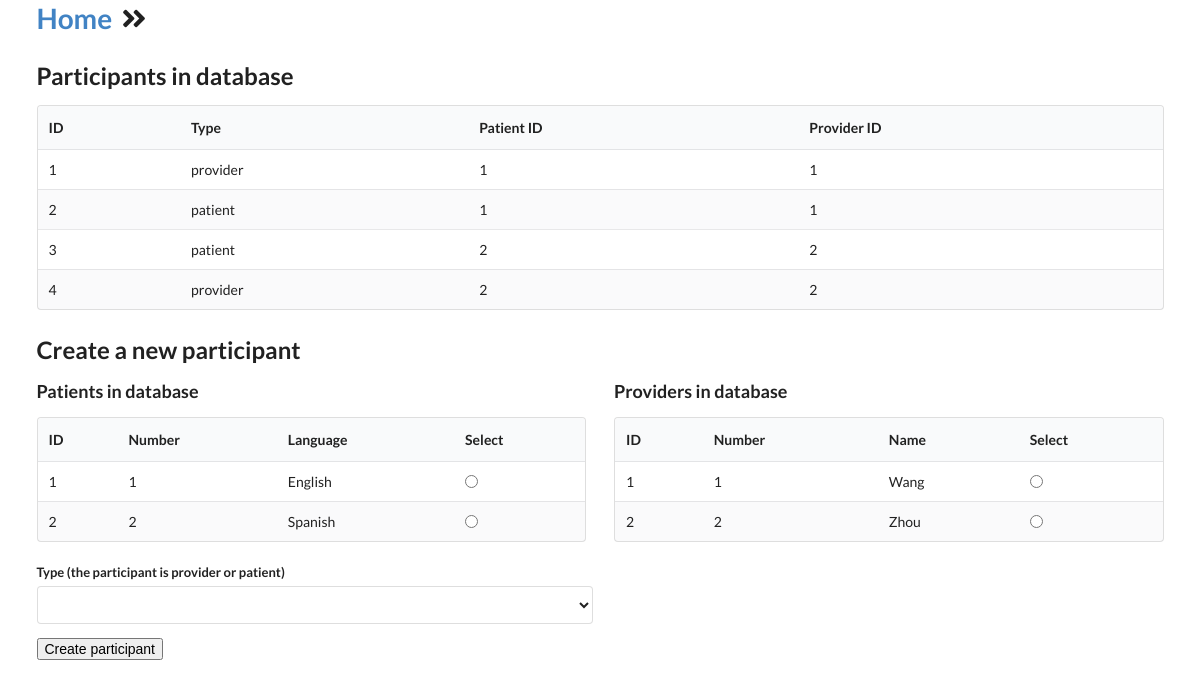
/participantslist, run on the app's committed database.
### tables this page shows
CREATE TABLE participants (
id INTEGER PRIMARY KEY,
type TEXT NOT NULL,
patient_id INTEGER NOT NULL,
provider_id INTEGER NOT NULL,
FOREIGN KEY(patient_id) REFERENCES patients(id),
FOREIGN KEY(provider_id) REFERENCES providers(id),
UNIQUE (type, patient_id, provider_id)
);

CREATE TABLE patients (
id INTEGER PRIMARY KEY,
number INTEGER NOT NULL UNIQUE,
language TEXT NOT NULL
);

CREATE TABLE providers (
id INTEGER PRIMARY KEY,
number INTEGER NOT NULL UNIQUE,
name TEXT NOT NULL
);

### main.py (the view)
@app.get("/participantslist")
def participants(request: Request):
    patients = read_db('patients')
    providers = read_db('providers')
    participants = read_db('participants')
    return templates.TemplateResponse("participantslist.html", {"request": request, "patients": patients, "providers": providers, "participants": participants})

### templates/participantslist.html (shortened to what this page needs)
{% extends "layout.html" %}
{% block content %}
<h1><a href="/home">Home</a>
    <i class="angle double right icon"></i>
</h1>
<h2>Participants in database</h2>
<table class="ui striped table">
    <thead>
        <tr>
            <th>ID</th>
            <th>Type</th>
            <th>Patient ID</th>
            <th>Provider ID</th>
        </tr>
    </thead>
    <tbody>
        {% for participant in participants %}
        <tr>
            <td>{{ participant.id }}</td>
            <td>{{ participant.type }}</td>
            <td>{{ participant.patient_id }}</td>
            <td>{{ participant.provider_id }}</td>
        </tr>
        {% endfor %}
    </tbody>
</table>
<h2>Create a new participant</h2>
<form class="ui form" action="/submit-participant" method="POST">
    <div class="ui two column grid">
        <div class="column">
            <h3>Patients in database</h3>
            <table class="ui striped table">
                <thead>
                    <tr>
                        <th>ID</th>
                        <th>Number</th>
                        <th>Language</th>
                        <th>Select</th>
                    </tr>
                </thead>
                <tbody>
                    {% for patient in patients %}
                    <tr>
                        <td>{{ patient.id }}</td>
                        <td>{{ patient.number }}</td>
                        <td>{{ patient.language }}</td>
                        <td><input type="radio" name="selected_patient" value="{{ patient.id }}"></td>
                    </tr>
                    {% endfor %}
                </tbody>
            </table>
        </div>
        <div class="column">
            <h3>Providers in database</h3>
            <table class="ui striped table">
                <thead>
                    <tr>
                        <th>ID</th>
                        <th>Number</th>
                        <th>Name</th>
                        <th>Select</th>
                    </tr>
                </thead>
                <tbody>
                    {% for provider in providers %}
                    <tr>
                        <td>{{ provider.id }}</td>
                        <td>{{ provider.number }}</td>
                        <td>{{ provider.name }}</td>
                        <td><input type="radio" name="selected_provider" value="{{ provider.id }}"></td>
                    </tr>
                    {% endfor %}
                </tbody>
            </table>
        </div>
    </div>
    <div class="field" style="margin-top: 20px;">
        <div class="two fields">
            <div class="field">
                <label>Type (the participant is provider or patient)</label>
                <select class="ui fluid dropdown" name="type">
                    <option value=""></option>
                    <option value="provider">Provider</option>
                </select>
            </div>
        </div>
    </div>
    <input type="submit" value="Create participant">
</form>
{% endblock %}

### templates/layout.html (shortened to what this page needs)
<html>
    <head>
        <link rel="stylesheet" href="https://cdn.jsdelivr.net/npm/semantic-ui@2.5.0/dist/semantic.min.css">
    </head>
    <body>
        <div class="ui container">
            {% block content %}
            {% endblock %}
        </div>
    </body>
</html>

### data on the page
participants: id "1", type "provider", patient_id "1", provider_id "1"
participants: id "2", type "patient", patient_id "1", provider_id "1"
participants: id "3", type "patient", patient_id "2", provider_id "2"
participants: id "4", type "provider", patient_id "2", provider_id "2"
patients: id "1", number "1", language "English"
patients: id "2", number "2", language "Spanish"
providers: id "1", number "1", name "Wang"
providers: id "2", number "2", name "Zhou"
